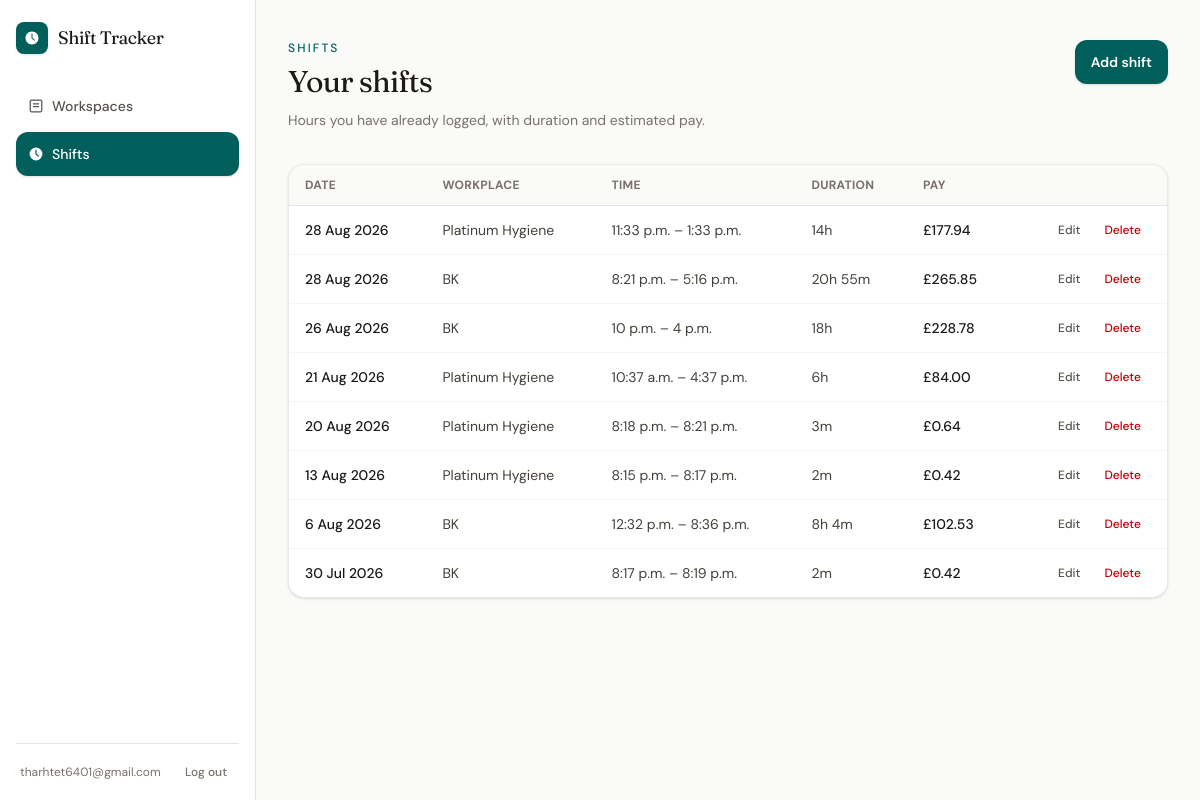
The page /shifts/ (signed in) on the database as committed earlier.
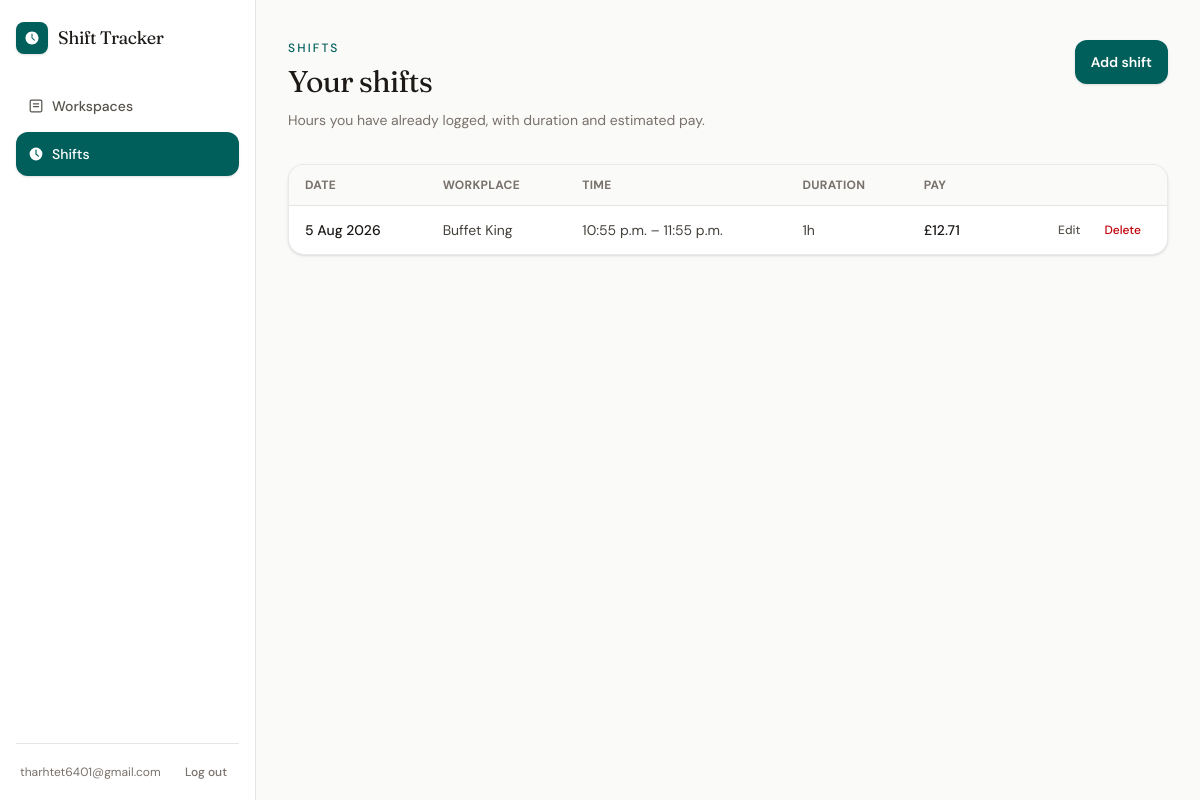
The same page on the database as committed later.
### shifts/models.py (models this page shows, shortened)
class Shift(models.Model):
    user = models.ForeignKey(
        settings.AUTH_USER_MODEL,
        on_delete=models.CASCADE,
        related_name="shifts",
    )
    workplace = models.ForeignKey(
        Workplace,
        on_delete=models.PROTECT,
        related_name="shifts",
    )
    date = models.DateField()
    start_time = models.TimeField()
    end_time = models.TimeField()
    break_minutes = models.PositiveIntegerField(default=0)
    hourly_rate_at_time = models.DecimalField(
        max_digits=6,
        decimal_places=2,
    )
    notes = models.TextField(
        blank=True,
    )
    created_at = models.DateTimeField(auto_now_add=True)
    updated_at = models.DateTimeField(auto_now=True)
    def duration_minutes(self):
        start = datetime.combine(
            self.date,
            self.start_time,
        )
        end = datetime.combine(
            self.date,
            self.end_time,
        )
        if end <= start:
            end += timedelta(days=1)
        total_minutes = int(
            (end - start).total_seconds() / 60
        )
        return total_minutes - self.break_minutes
    def duration_hours(self):
        return Decimal(self.duration_minutes()) / Decimal("60")
    def duration_display(self):
        minutes = max(self.duration_minutes(), 0)
        hours, remaining = divmod(minutes, 60)
        if hours and remaining:
            return f"{hours}h {remaining}m"
        if hours:
            return f"{hours}h"
        return f"{remaining}m"
    def estimated_earnings(self):
        return (
            self.duration_hours()
            * self.hourly_rate_at_time
        ).quantize(Decimal("0.01"))

### workspaces/models.py (models this page shows, shortened)
class Workplace(models.Model):
    user = models.ForeignKey(
        settings.AUTH_USER_MODEL,
        on_delete=models.CASCADE,
        related_name="workplaces",
    )
    name = models.CharField(max_length=100)
    hourly_rate = models.DecimalField(
        max_digits=6,
        decimal_places=2,
    )
    is_active = models.BooleanField(default=True)
    created_at = models.DateTimeField(auto_now_add=True)
    updated_at = models.DateTimeField(auto_now=True)

### shifts/views.py (the view)
# urls.py: path("shifts/", views.shift_list, name="shift_list"),
@login_required
def shift_list(request):
    try:
        shifts = _user_shifts(request.user)
        return render(
            request,
            "shifts/list.html",
            {"shifts": shifts},
        )
    except Exception:
        messages.error(request, "Could not load your shifts.")
        return render(
            request,
            "shifts/list.html",
            {"shifts": []},
        )

### shifts/views.py (called while the page is built)
def _user_shifts(user):
    return user.shifts.select_related("workplace").order_by("-date", "-start_time")

### shifts/templates/shifts/list.html (shortened to what this page needs)
{% extends "app.html" %}
{% block app_content %}
<div class="px-4 py-6 sm:px-8 sm:py-10">
    <div class="flex flex-col gap-4 sm:flex-row sm:items-start sm:justify-between">
        <div>
            <p class="text-xs font-medium uppercase tracking-[0.18em] text-teal-800">Shifts</p>
            <h1 class="mt-2 font-serif text-2xl tracking-tight text-stone-900 sm:text-3xl">Your shifts</h1>
            <p class="mt-2 max-w-xl text-sm leading-6 text-stone-500">
                Hours you have already logged, with duration and estimated pay.
            </p>
        </div>
        <button
            type="button"
            hx-get="{% url 'shift_create' %}"
            hx-target="#modal"
            hx-swap="innerHTML"
            class="min-h-11 w-full touch-manipulation rounded-xl bg-teal-800 px-4 text-sm font-semibold text-white shadow-sm transition hover:bg-teal-700 sm:w-auto"
        >
            Add shift
        </button>
    </div>
    <div id="shift-list" class="mt-8">
        {% include "shifts/partials/list.html" %}
    </div>
</div>
{% endblock %}

### templates/app.html (shortened to what this page needs)
{% extends "base.html" %}
{% block content %}
<div class="flex min-h-screen flex-col md:flex-row">
    <aside class="sticky top-0 z-40 border-b border-stone-200 bg-white/95 backdrop-blur md:static md:z-auto md:flex md:w-64 md:flex-col md:border-b-0 md:border-r md:bg-white md:backdrop-blur-none">
        <div class="flex items-center justify-between gap-3 px-4 py-3 md:border-b-0 md:py-4">
            <a href="{% url 'home' %}" class="flex min-h-11 items-center gap-2.5 text-stone-900">
                <span class="flex size-8 items-center justify-center rounded-lg bg-teal-800 text-white shadow-sm">
                </span>
                <span class="font-serif text-lg tracking-tight">Shift Tracker</span>
            </a>
        </div>
        <div class="flex flex-1 flex-col px-3 pb-3 md:px-4 md:pb-4">
            <nav class="grid grid-cols-2 gap-1 md:mt-2 md:flex md:flex-col">
                <a
                    href="{% url 'workplace_list' %}"
                    class="flex min-h-11 items-center justify-center gap-2 rounded-xl px-3 text-sm font-medium transition md:justify-start {% if request.resolver_match.url_name == 'workplace_list' %}bg-teal-800 text-white shadow-sm{% else %}text-stone-600 hover:bg-stone-100 hover:text-stone-900{% endif %}"
                >
                    Workspaces
                </a>
                <a
                    href="{% url 'shift_list' %}"
                    class="flex min-h-11 items-center justify-center gap-2 rounded-xl px-3 text-sm font-medium transition md:justify-start {% if request.resolver_match.url_name == 'shift_list' %}bg-teal-800 text-white shadow-sm{% else %}text-stone-600 hover:bg-stone-100 hover:text-stone-900{% endif %}"
                >
                    <svg xmlns="http://www.w3.org/2000/svg" viewBox="0 0 20 20" fill="currentColor" class="size-4">
                        <path fill-rule="evenodd" d="M10 18a8 8 0 1 0 0-16 8 8 0 0 0 0 16Zm.75-13a.75.75 0 0 0-1.5 0v5c0 .192.078.384.22.53l3 2.75a.75.75 0 0 0 1.06-1.06l-2.78-2.547V5Z" clip-rule="evenodd" />
                    </svg>
                    Shifts
                </a>
            </nav>
            <div class="mt-auto hidden items-center justify-between gap-2 border-t border-stone-200 px-1 pt-4 md:flex">
                <span class="truncate text-xs text-stone-500">{{ user.email }}</span>
                <a
                    href="{% url 'account_logout' %}"
                    class="shrink-0 rounded-lg px-2 py-1 text-xs font-medium text-stone-500 transition hover:bg-stone-100 hover:text-stone-900"
                >
                    Log out
                </a>
            </div>
        </div>
    </aside>
    <div class="min-w-0 flex-1">
        {% block app_content %}{% endblock %}
    </div>
</div>
{% endblock %}

### templates/base.html (shortened to what this page needs)
{% load static %}
<!DOCTYPE html>
<html lang="en">
<head>
    <link href="{% static 'css/output.css' %}" rel="stylesheet">
</head>
<body class="min-h-screen overflow-x-hidden bg-stone-50 font-sans text-stone-800 antialiased {% block body_class %}{% endblock %}">
    <main>
        {% block content %}{% endblock %}
    </main>
</body>
</html>

### shifts/templates/shifts/partials/list.html (shortened to what this page needs)
{% if shifts %}
    <div class="hidden overflow-x-auto rounded-2xl border border-stone-200/80 bg-white shadow-sm md:block">
        <table class="min-w-full text-left text-sm">
            <thead class="border-b border-stone-200 bg-stone-50 text-xs font-medium uppercase tracking-wide text-stone-500">
                <tr>
                    <th class="px-4 py-3">Date</th>
                    <th class="px-4 py-3">Workplace</th>
                    <th class="px-4 py-3">Time</th>
                    <th class="px-4 py-3">Duration</th>
                    <th class="px-4 py-3">Pay</th>
                    <th class="px-4 py-3"><span class="sr-only">Actions</span></th>
                </tr>
            </thead>
            <tbody class="divide-y divide-stone-100">
                {% for shift in shifts %}
                    <tr class="text-stone-700">
                        <td class="whitespace-nowrap px-4 py-3 font-medium text-stone-900">{{ shift.date }}</td>
                        <td class="px-4 py-3">{{ shift.workplace.name }}</td>
                        <td class="whitespace-nowrap px-4 py-3">
                            {{ shift.start_time }} – {{ shift.end_time }}
                        </td>
                        <td class="whitespace-nowrap px-4 py-3">{{ shift.duration_display }}</td>
                        <td class="whitespace-nowrap px-4 py-3 font-medium text-stone-900">
                            £{{ shift.estimated_earnings }}
                        </td>
                        <td class="whitespace-nowrap px-4 py-3 text-right">
                            <div class="flex justify-end gap-1">
                                <button
                                    type="button"
                                    hx-get="{% url 'shift_update' shift.pk %}"
                                    hx-target="#modal"
                                    hx-swap="innerHTML"
                                    class="rounded-lg px-2.5 py-1 text-xs font-medium text-stone-600 transition hover:bg-stone-100 hover:text-stone-900"
                                >
                                    Edit
                                </button>
                                <button
                                    type="button"
                                    hx-get="{% url 'shift_delete' shift.pk %}"
                                    hx-target="#modal"
                                    hx-swap="innerHTML"
                                    class="rounded-lg px-2.5 py-1 text-xs font-medium text-red-700 transition hover:bg-red-50"
                                >
                                    Delete
                                </button>
                            </div>
                        </td>
                    </tr>
                {% endfor %}
            </tbody>
        </table>
    </div>
{% else %}
    <div class="rounded-2xl border border-dashed border-stone-300 bg-white px-6 py-12 text-center">
        <p class="font-medium text-stone-800">No shifts logged yet</p>
        <p class="mt-1 text-sm text-stone-500">Add a shift after you finish work.</p>
    </div>
{% endif %}

Rows that differ between the two databases and show on the page:
removed Shift: date "28 Aug 2026", workplace.name "Platinum Hygiene", start_time "11:33 p.m.", end_time "1:33 p.m.", duration_display "14h", estimated_earnings "177.94"
removed Shift: date "28 Aug 2026", workplace.name "BK", start_time "8:21 p.m.", end_time "5:16 p.m.", duration_display "20h 55m", estimated_earnings "265.85"
removed Shift: date "26 Aug 2026", workplace.name "BK", start_time "10 p.m.", end_time "4 p.m.", duration_display "18h", estimated_earnings "228.78"
removed Shift: date "21 Aug 2026", workplace.name "Platinum Hygiene", start_time "10:37 a.m.", end_time "4:37 p.m.", duration_display "6h", estimated_earnings "84.00"
removed Shift: date "20 Aug 2026", workplace.name "Platinum Hygiene", start_time "8:18 p.m.", end_time "8:21 p.m.", duration_display "3m", estimated_earnings "0.64"
removed Shift: date "13 Aug 2026", workplace.name "Platinum Hygiene", start_time "8:15 p.m.", end_time "8:17 p.m.", duration_display "2m", estimated_earnings "0.42"
removed Shift: date "6 Aug 2026", workplace.name "BK", start_time "12:32 p.m.", end_time "8:36 p.m.", duration_display "8h 4m", estimated_earnings "102.53"
removed Shift: date "30 Jul 2026", workplace.name "BK", start_time "8:17 p.m.", end_time "8:19 p.m.", duration_display "2m", estimated_earnings "0.42"
added Shift: date "5 Aug 2026", workplace.name "Buffet King", start_time "10:55 p.m.", end_time "11:55 p.m.", duration_display "1h", estimated_earnings "12.71"
